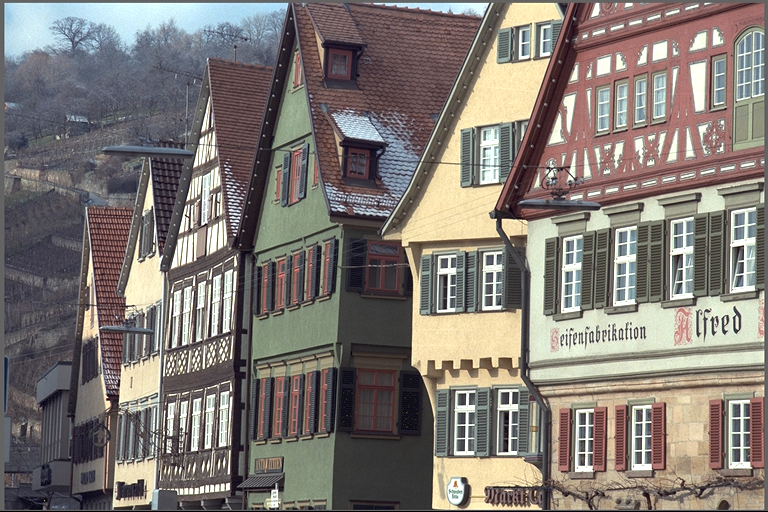
#> input picture kodim08.png, 768 x 512 px
$ python klt.py
#> lines starting #> are read from the running program, lines starting #| are printed output that depends on the picture; after the words box and inside, x2 and y2 are one past the last pixel; in counts of white or black regions, pixels touching at a corner belong together
import cv2
import matplotlib.pyplot as plt
import numpy as np
import os
from matplotlib.font_manager import FontProperties

def run_klt_detection():
    print("--- 开始执行 KLT (Shi-Tomasi) 角点检测 (完美中文显示版) ---")

    # 1. 定义图片列表和学号姓名
    image_names = ['kodim08.png', 'kodim19.png', 'kodim20.png', 'kodim21.png', 'kodim22.png', 'kodim24.png']
    student_info = "学号: 230162402007 姓名: 巩怡"

    # 2. 加载 Linux 系统中的开源中文字体 (文泉驿正黑)
    # 如果该路径报错，请确认是否已执行 sudo apt-get install fonts-wqy-zenhei -y
    my_font = FontProperties(fname='/usr/share/fonts/truetype/wqy/wqy-zenhei.ttc')

    for img_name in image_names:
        if not os.path.exists(img_name):
            print(f"⚠️ 找不到图片 {img_name}，已跳过。")
            continue

        # 3. 读取图片并转换为灰度图
        img = cv2.imread(img_name)
#> img is the input picture: shape (512, 768, 3); mean B, G, R 116, 121.1, 128
        gray = cv2.cvtColor(img, cv2.COLOR_BGR2GRAY)
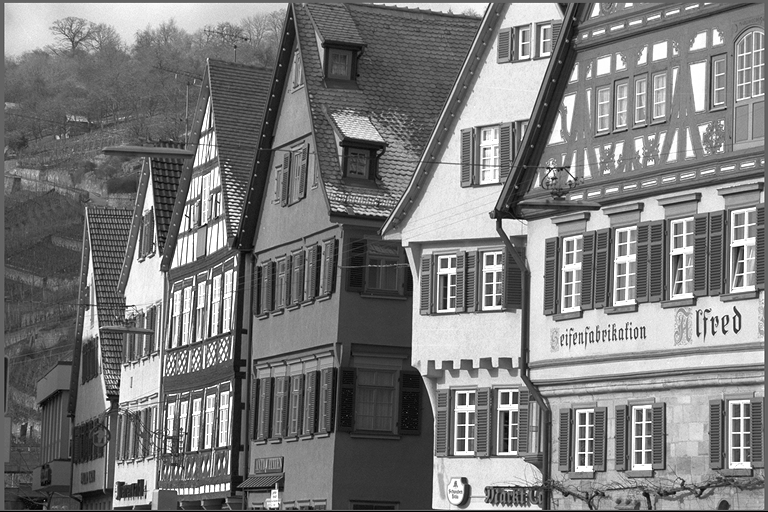
#> gray: shape (512, 768); min 0, max 255, mean 122.6

        # 4. 执行 KLT (Shi-Tomasi) 特征检测
        # 参数: 灰度图, 最大角点数=500, 质量水平=0.01, 角点最小欧式距离=10
        corners = cv2.goodFeaturesToTrack(gray, maxCorners=500, qualityLevel=0.01, minDistance=10)
#> corners = 500 rows, first 8: [107, 397], [681, 283], [507, 451], [584, 454], [743, 246], [496, 219], [682, 254], [205, 448]

        img_result = img.copy()

        # 5. 绘制检测到的角点 (不在原图数据内写字)
        if corners is not None:
            corners = np.int32(corners)
#> corners = contour of 500 points, box (x1, y1, x2, y2) (5, 3, 764, 510), area 306905
            for i in corners:
                x, y = i.ravel()
                # 绘制绿色圆圈
                cv2.circle(img_result, (x, y), 3, (0, 255, 0), -1)
#> this loop made 500 passes
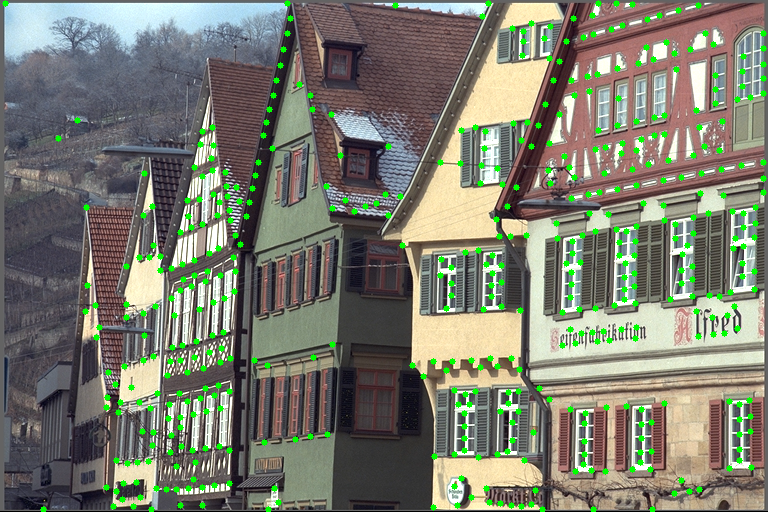
#> img_result: shape (512, 768, 3); 3.69% of pixels changed, all inside (x1, y1, x2, y2) = (2, 0, 767, 512)

        # 6. 转换为 RGB 供 Matplotlib 显示
        img_rgb = cv2.cvtColor(img_result, cv2.COLOR_BGR2RGB)

        # 7. 使用 Matplotlib 控制布局，添加外部文字
        fig, ax = plt.subplots(figsize=(10, 7))
        ax.imshow(img_rgb)
        ax.axis('off')
        ax.set_title(f"KLT (Shi-Tomasi) Detection - {img_name}")

        # 在画布底部居中添加学号姓名，使用 fontproperties 指定中文字体
        # y=0.05 将文字放置在图片下方的留白区域
        fig.text(0.5, 0.05, student_info, ha='center', fontsize=16, fontproperties=my_font)

        # 8. 保存含有外部文字的完整布局
        output_filename = f"External_KLT_result_{img_name}"
        plt.savefig(output_filename, bbox_inches='tight', dpi=150)
        print(f"已处理并保存：{output_filename}")

        # 清理当前画布，准备下一张图片
        plt.close(fig)
#> pass 2 of the loop in run_klt_detection, `for img_name in image_names:`:
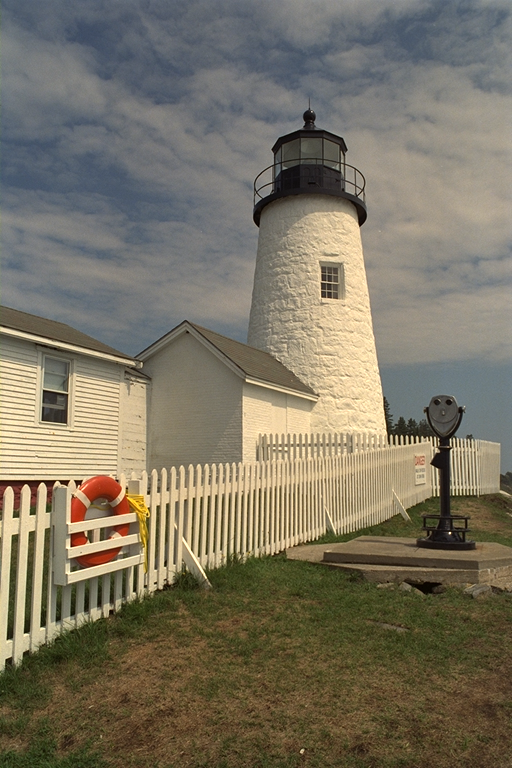
#> input picture kodim19.png, 512 x 768 px
#> in run_klt_detection, img is the input picture: shape (768, 512, 3); mean B, G, R 98.2, 115.5, 122.5
#> in run_klt_detection, `gray = cv2.cvtColor(img, cv2.COLOR_BGR2GRAY)`:
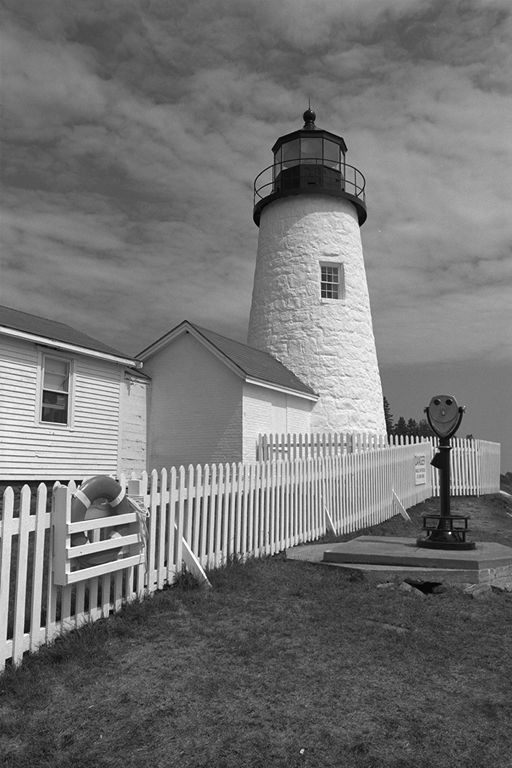
#> gray: shape (768, 512); min 0, max 255, mean 115.6
#> in run_klt_detection, `corners = cv2.goodFeaturesToTrack(gray, maxCorners=500, qualityLevel=0..`: corners = 500 rows, first 8: [450, 532], [71, 546], [24, 632], [69, 480], [30, 514], [7, 639], [43, 390], [13, 517]
#> in run_klt_detection, `corners = np.int32(corners)`: corners = contour of 500 points, box (x1, y1, x2, y2) (1, 112, 510, 767), area 125164
#> the loop in run_klt_detection, `for i in corners:` made 500 passes
#> after the loop in run_klt_detection, `for i in corners:`:
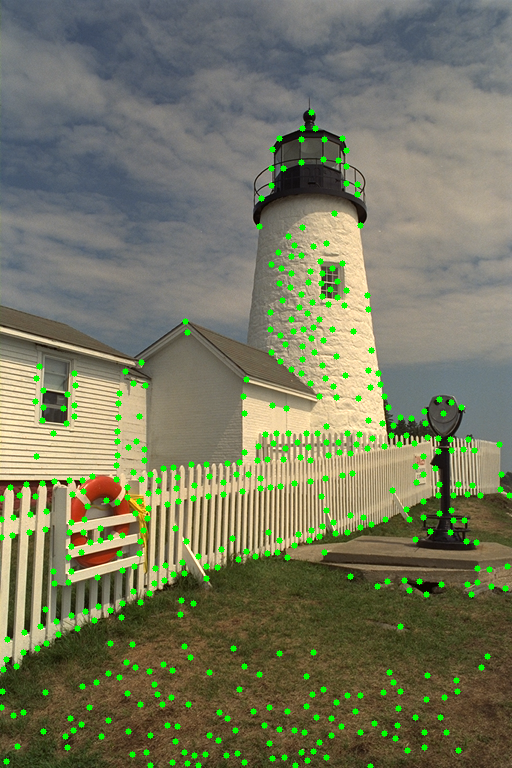
#> img_result: shape (768, 512, 3); 3.68% of pixels changed, all inside (x1, y1, x2, y2) = (0, 109, 512, 768)
#> img_rgb: shape (768, 512, 3)
#> pass 3 of the loop in run_klt_detection, `for img_name in image_names:`:
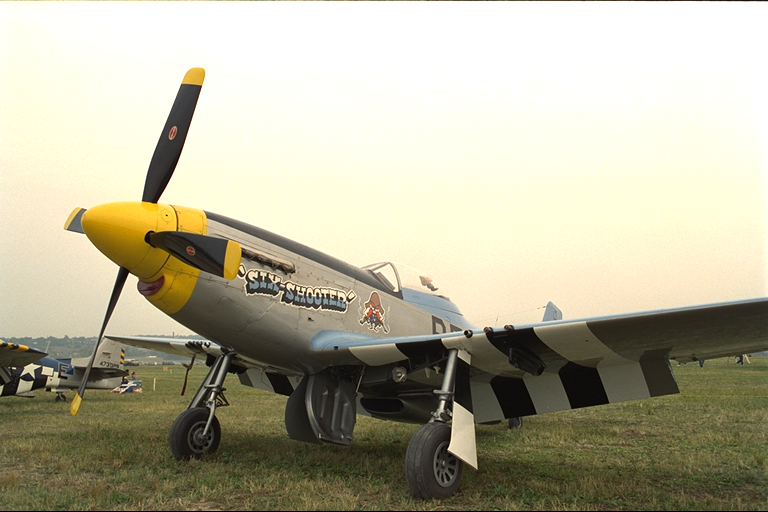
#> input picture kodim20.png, 768 x 512 px
#> in run_klt_detection, img is the input picture: shape (512, 768, 3); mean B, G, R 154.7, 176.3, 180.5
#> in run_klt_detection, `gray = cv2.cvtColor(img, cv2.COLOR_BGR2GRAY)`:
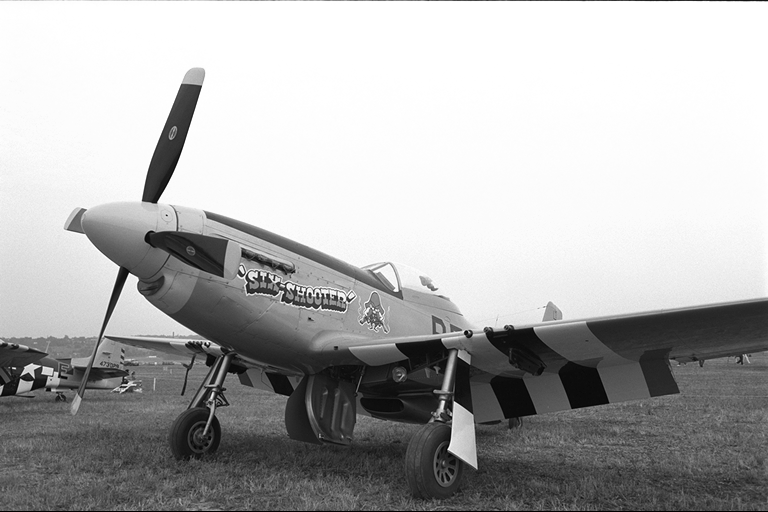
#> gray: shape (512, 768); min 0, max 255, mean 175.1
#> in run_klt_detection, `corners = cv2.goodFeaturesToTrack(gray, maxCorners=500, qualityLevel=0..`: corners = 500 rows, first 8: [129, 273], [309, 293], [282, 300], [293, 289], [256, 277], [340, 297], [443, 401], [326, 294]
#> in run_klt_detection, `corners = np.int32(corners)`: corners = contour of 500 points, box (x1, y1, x2, y2) (1, 69, 766, 511), area 139048
#> the loop in run_klt_detection, `for i in corners:` made 500 passes
#> after the loop in run_klt_detection, `for i in corners:`:
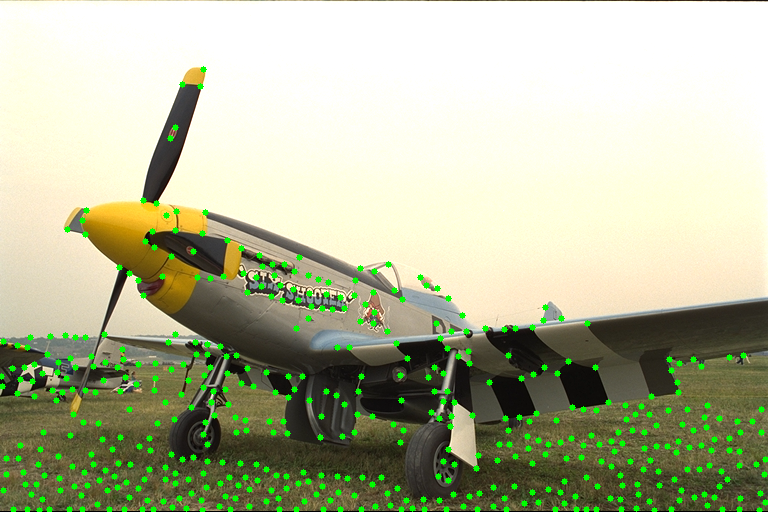
#> img_result: shape (512, 768, 3); 3.67% of pixels changed, all inside (x1, y1, x2, y2) = (0, 66, 768, 512)
#> img_rgb: shape (512, 768, 3)
#> the loop made 6 passes; the first 3 are shown

if __name__ == "__main__":
    run_klt_detection()
